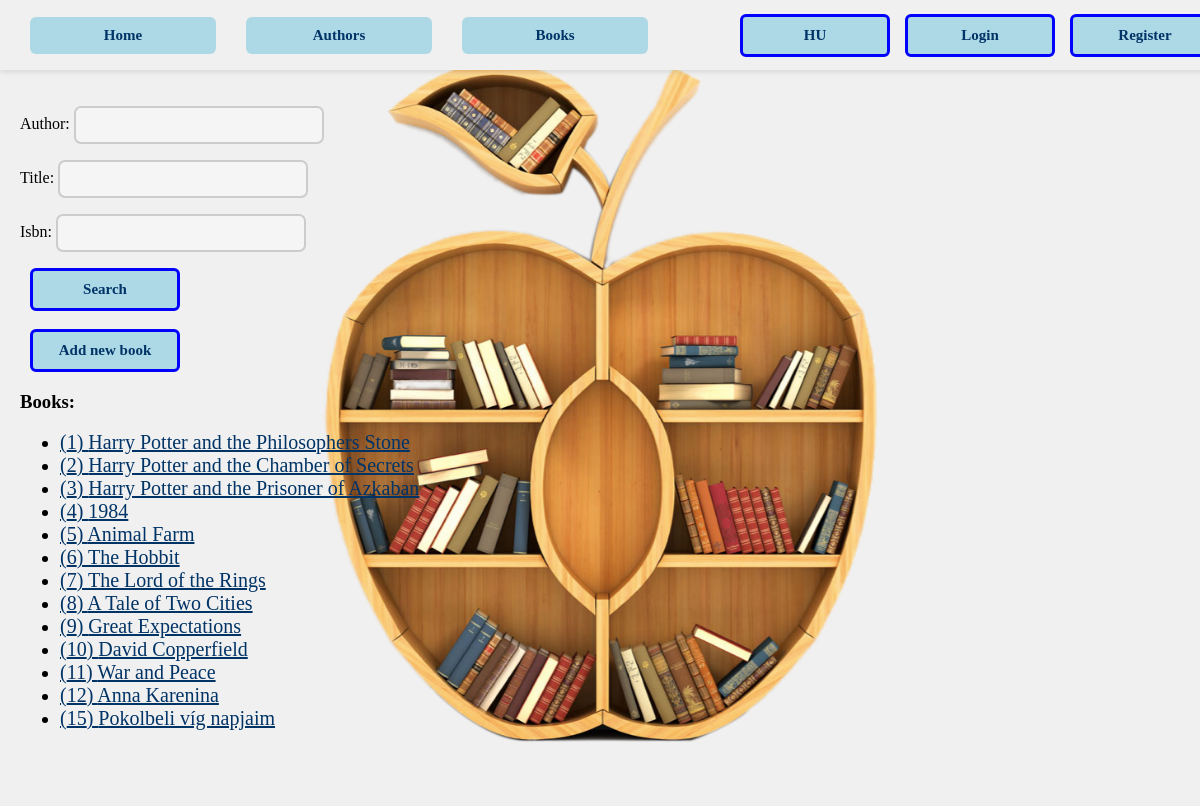
/en/library/books/, run on the app's committed database.
### library/models.py (models this page shows, shortened)
class Book(models.Model):
    isbn = models.CharField(max_length=20, unique=True, blank=True, null=True)
    title = models.CharField(max_length=200)
    publishing_year = models.IntegerField(blank=True, null=True)
    number_of_pages = models.CharField(max_length=10)
    authors = models.ManyToManyField(Author, through='BookAuthor', related_name='books')
    image = models.ImageField(upload_to='books/', blank=True, null=True)
    available_copies = models.IntegerField(default=0)
    is_borrowed = models.BooleanField(default=False)

### library/views.py (the view, shortened to what this page needs)
# urls.py: path("books/", get_books, name="book_list"),
def get_books(request):
    books = Book.objects.all()
    form = BookForm(request.GET)
    context = {
        'form': form,
        'books': books
    }
    return render(request, 'library/books.html', context)

### library/forms.py
class BookForm(forms.Form):
    author = forms.CharField(
        max_length=200,
        required=False,
        label=_("Author:")
    )
    title = forms.CharField(
        max_length=200,
        required=False,
        label=_("Title:")
    )
    publishing_year = models.IntegerField(blank=True, null=True)
    isbn = forms.CharField(max_length=200, required=False)
    number_of_pages = models.CharField(max_length=10)
    available_copies = models.IntegerField(default=0)
    is_borrowed = models.BooleanField(default=False)

### library/templates/library/books.html (shortened to what this page needs)
{% extends 'library/base.html' %}
{% load static %}
 {% load i18n %}
{% block content %}
<form method="get">
    {{ form.as_p }}
    <input class="btn" type="submit" value="{% trans 'Search' %}">
</form>
<br>
<a href="{% url 'add_book' %}">
    <button class="btn">{% trans 'Add new book' %}</button>
</a>
{% if books %}
    <h3>{% trans 'Books:' %}</h3>
    <ul>
        {% for book in books %}
            <li>
                <a href="{% url 'book_details' book_id=book.id %}">
                    ({{ book.id }}) {{ book.title }}
                </a>
            </li>
        {% endfor %}
    </ul>
{% else %}
    <p>{% trans 'No results matching your search criteria.' %}</p>
{% endif %}
{% endblock %}

### library/static/style.css (style rules this page uses)
body { background-color: #f0f0f0; margin: 20px; padding: 0px; padding-bottom: 40px; }
li { font-size: 19px; }
.header, .btn { margin: 0 10px; }
.btn { width: 150px; background-color: #add8e6; color: #003366; padding: 10px 18px; font-size: 15px; font-weight: 600; text-decoration: none; border: solid blue; border-radius: 6px; transition: background-color 0.3s ease, color 0.3s ease; cursor: pointer; font-family: inherit; }
a { color: #003366; text-decoration: underlined; font-size: 20px; transition: color 0.3s ease; }
input[type="text"], input[type="password"], input[type="email"], input[type="number"] { width: 250px; min-width: 200px; padding: 10px 15px; font-size: 12px; color: #333; background-color: #f5f5f5; border: 2px solid #ccc; border-radius: 7px; box-sizing: border-box; transition: border-color 0.3s ease, background-color 0.3s ease; }
input::placeholder { color: #888; font-style: italic; }
form { border: none; }

### data on the page
Book: id "1", title "Harry Potter and the Philosophers Stone"
Book: id "2", title "Harry Potter and the Chamber of Secrets"
Book: id "3", title "Harry Potter and the Prisoner of Azkaban"
Book: id "4", title "1984"
Book: id "5", title "Animal Farm"
Book: id "6", title "The Hobbit"
Book: id "7", title "The Lord of the Rings"
Book: id "8", title "A Tale of Two Cities"
Book: id "9", title "Great Expectations"
Book: id "10", title "David Copperfield"
Book: id "11", title "War and Peace"
Book: id "12", title "Anna Karenina"
Book: id "15", title "Pokolbeli víg napjaim"
